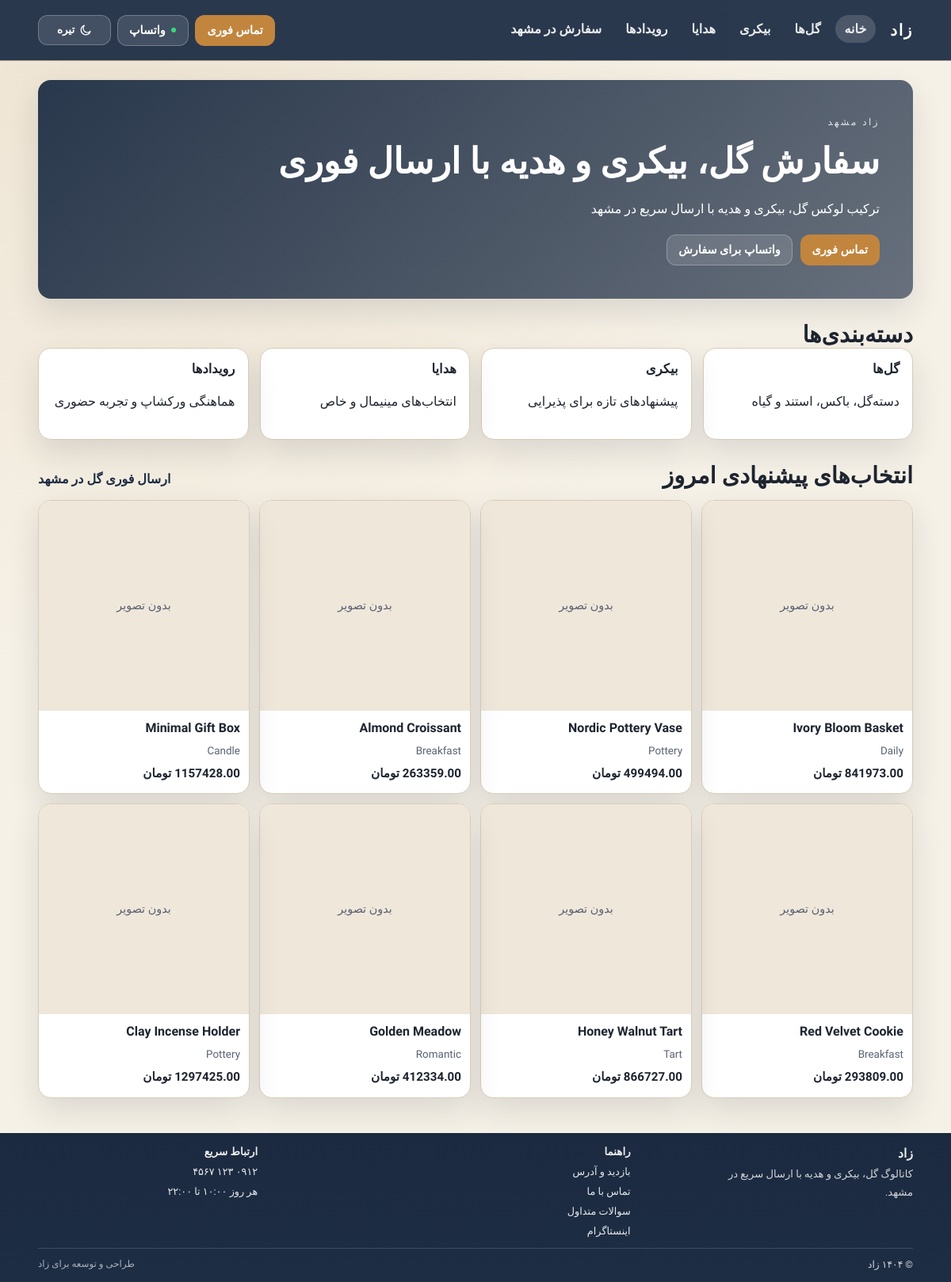
The page / on the database its author committed.
### main/models.py (models this page shows, shortened)
class TimeStampedModel(models.Model):
    created_at = models.DateTimeField(auto_now_add=True)
    updated_at = models.DateTimeField(auto_now=True)
    class Meta:
        abstract = True

class Product(TimeStampedModel):
    class StockStatus(models.TextChoices):
        IN_STOCK = "in_stock", "In stock"
        OUT_OF_STOCK = "out_of_stock", "Out of stock"
        PREORDER = "preorder", "Preorder"
    name = models.CharField(max_length=120)
    slug = models.SlugField(max_length=160, unique=True, blank=True)
    description = models.TextField(blank=True)
    price = models.DecimalField(max_digits=10, decimal_places=2, null=True, blank=True)
    cover_image = models.ImageField(upload_to="products/covers/", null=True, blank=True)
    category = models.ForeignKey(
        Category,
        on_delete=models.PROTECT,
        related_name="products",
        null=True,
        blank=True,
    )
    tags = models.ManyToManyField(Tag, related_name="products", blank=True)
    is_active = models.BooleanField(default=True)
    stock_status = models.CharField(
        max_length=20,
        choices=StockStatus.choices,
        default=StockStatus.IN_STOCK,
    )
    featured = models.BooleanField(default=False)
    sort_order = models.PositiveIntegerField(default=0)
    class Meta:
        ordering = ["sort_order", "-created_at"]
    def get_absolute_url(self):
        if hasattr(self, "flower"):
            return reverse("flower_detail", args=[self.pk, self.slug])
        return reverse("product_detail", args=[self.pk, self.slug])
    @property
    def cover(self):
        return self.cover_image

class Category(TimeStampedModel):
    class Section(models.TextChoices):
        FLOWERS = "flowers", "Flowers"
        BAKERY = "bakery", "Bakery"
        GIFTS = "gifts", "Gifts"
    name = models.CharField(max_length=100)
    slug = models.SlugField(max_length=120)
    section = models.CharField(max_length=20, choices=Section.choices)
    class Meta:
        ordering = ["section", "name"]
        constraints = [
            models.UniqueConstraint(fields=["section", "slug"], name="uniq_category_section_slug"),
        ]

### main/views.py (the view)
# urls.py: path("", views.index, name="index"),
def index(request):
    legacy_section = (request.GET.get("section") or "").lower()
    if legacy_section in SECTION_CONTENT:
        return redirect(legacy_section)
    featured_today = list(
        Product.objects.filter(is_active=True)
        .select_related("category")
        .order_by("-featured", "sort_order", "-created_at")[:8]
    )
    context = _default_context(
        request,
        page_type="home",
        active_nav="home",
        meta_title="زاد | سفارش گل، بیکری و هدیه در مشهد",
        meta_description="زاد کانسپت‌استور مشهد برای سفارش گل، بیکری، هدیه و هماهنگی رویداد با ارسال فوری.",
        faq_items=HOME_FAQ,
    )
    context.update(
        {
            "featured_today": featured_today,
            "sections": SECTION_CONTENT,
            "hero_call_text": "تماس فوری",
            "hero_whatsapp_text": "واتساپ برای سفارش",
            "home_subtitle": "ترکیب لوکس گل، بیکری و هدیه با ارسال سریع در مشهد",
        }
    )
    return render(request, "index.html", context)

### main/views.py (called while the page is built)
def _jsonld(data):
    return json.dumps(data, ensure_ascii=False)

def _faq_jsonld(faq_items):
    return {
        "@context": "https://schema.org",
        "@type": "FAQPage",
        "mainEntity": [
            {
                "@type": "Question",
                "name": item["question"],
                "acceptedAnswer": {"@type": "Answer", "text": item["answer"]},
            }
            for item in faq_items
        ],
    }

def _default_context(
    request,
    *,
    page_type,
    active_nav,
    meta_title,
    meta_description,
    breadcrumbs=None,
    faq_items=None,
    item_id=None,
):
    context = {
        "page_type": page_type,
        "active_nav": active_nav,
        "meta_title": meta_title,
        "meta_description": meta_description,
        "canonical_url": request.build_absolute_uri(request.path),
        "item_id": item_id,
        "extra_jsonld": [],
    }
    if breadcrumbs:
        context["breadcrumbs"] = breadcrumbs
        context["breadcrumbs_jsonld"] = _jsonld(_breadcrumbs_jsonld(request, breadcrumbs))
    if faq_items:
        context["faq_items"] = faq_items
        context["faq_jsonld"] = _jsonld(_faq_jsonld(faq_items))
    return context

### main/templates/index.html
{% extends "base.html" %}
{% block body_class %}page-home{% endblock %}
{% block content %}
<section class="hero container">
  <p class="kicker">زاد مشهد</p>
  <h1>سفارش گل، بیکری و هدیه با ارسال فوری</h1>
  <p>{{ home_subtitle }}</p>
  <div class="cta-row">
    <a href="{{ site_call_href }}" class="btn btn-call" data-cta-position="hero">{{ hero_call_text }}</a>
    <a href="{{ site_whatsapp_href }}" class="btn btn-wa" data-cta-position="hero">{{ hero_whatsapp_text }}</a>
  </div>
</section>
<section class="container section-block">
  <h2>دسته‌بندی‌ها</h2>
  <div class="category-grid">
    <a href="{% url 'flowers' %}" class="category-card">
      <h3>گل‌ها</h3>
      <p>دسته‌گل، باکس، استند و گیاه</p>
    </a>
    <a href="{% url 'bakery' %}" class="category-card">
      <h3>بیکری</h3>
      <p>پیشنهادهای تازه برای پذیرایی</p>
    </a>
    <a href="{% url 'gifts' %}" class="category-card">
      <h3>هدایا</h3>
      <p>انتخاب‌های مینیمال و خاص</p>
    </a>
    <a href="{% url 'events' %}" class="category-card">
      <h3>رویدادها</h3>
      <p>هماهنگی ورکشاپ و تجربه حضوری</p>
    </a>
  </div>
</section>
<section class="container section-block">
  <div class="section-head">
    <h2>انتخاب‌های پیشنهادی امروز</h2>
    <a href="{% url 'mashhad_flower_delivery' %}" class="text-link">ارسال فوری گل در مشهد</a>
  </div>
  {% include "partials/product_grid.html" with products=featured_today %}
</section>
{% endblock %}

### main/templates/partials/product_grid.html
<div class="zaad-grid">
  {% for product in products %}
    <article class="zaad-tile">
      <a href="{{ product.get_absolute_url }}" class="zaad-tile__link">
        <div class="zaad-tile__media">
          {% if product.cover %}
            <img class="zaad-tile__img" src="{{ product.cover.url }}" alt="{{ product.name }} &#1576;&#1585;&#1575;&#1740; &#1587;&#1601;&#1575;&#1585;&#1588;" loading="lazy" width="480" height="480">
          {% else %}
            <div class="placeholder zaad-tile__placeholder">&#1576;&#1583;&#1608;&#1606; &#1578;&#1589;&#1608;&#1740;&#1585;</div>
          {% endif %}
        </div>
        <div class="zaad-tile__body">
          <h3 class="zaad-tile__title">{{ product.name }}</h3>
          <p class="zaad-tile__meta">
            {% if product.category %}{{ product.category.name }}{% else %}&#1605;&#1581;&#1589;&#1608;&#1604; &#1608;&#1740;&#1688;&#1607;{% endif %}
          </p>
          {% if product.price %}
            <strong class="zaad-tile__price">{{ product.price }} &#1578;&#1608;&#1605;&#1575;&#1606;</strong>
          {% else %}
            <strong class="zaad-tile__price">&#1575;&#1587;&#1578;&#1593;&#1604;&#1575;&#1605; &#1602;&#1740;&#1605;&#1578;</strong>
          {% endif %}
        </div>
      </a>
    </article>
  {% empty %}
    <div class="empty-box">&#1570;&#1740;&#1578;&#1605;&#1740; &#1576;&#1585;&#1575;&#1740; &#1606;&#1605;&#1575;&#1740;&#1588; &#1579;&#1576;&#1578; &#1606;&#1588;&#1583;&#1607; &#1575;&#1587;&#1578;.</div>
  {% endfor %}
</div>

### main/static/main/css/site.css (style rules this page uses)
:root { --bg: #f6f1e7; --bg-glow: #ede3d1; --sticky-bg: rgba(246, 241, 231, 0.96); --paper: #ffffff; --soft: #efe7da; --text: #1e2430; --muted: #596273; --line: #d8ccb7; --brand: #1d2d44; --accent: #c2853e; --shadow: 0 16px 38px rgba(26, 34, 46, 0.12); --radius: 16px; }
html { background: var(--brand); }
html[data-theme="light"] { color-scheme: light; }
* { box-sizing: border-box; }
body { margin: 0; font-family: "Vazirmatn", sans-serif; background: radial-gradient(circle at 12% 0, var(--bg-glow), transparent 45%), var(--bg); color: var(--text); min-height: 100vh; }
.container { width: min(1160px, 92%); margin-inline: auto; }
.btn { display: inline-flex; align-items: center; justify-content: center; gap: 6px; border-radius: 12px; border: 1px solid transparent; text-decoration: none; padding: 10px 14px; font-weight: 800; font-size: 0.9rem; }
.btn-call { background: var(--accent); color: #fff; }
.btn-wa { background: rgba(255, 255, 255, 0.12); border-color: rgba(255, 255, 255, 0.26); color: #fff; }
.section-block { margin-top: 28px; }
.hero { margin-top: 24px; background: linear-gradient(135deg, rgba(29, 45, 68, 0.94), rgba(29, 45, 68, 0.66)); color: #fff; border-radius: var(--radius); padding: clamp(24px, 4vw, 42px); box-shadow: var(--shadow); }
.kicker { margin: 0; letter-spacing: 0.2em; font-size: 0.75rem; opacity: 0.82; }
h1 { margin: 10px 0 0; font-size: clamp(1.7rem, 3.8vw, 2.8rem); font-weight: 900; line-height: 1.25; }
h2 { margin: 0; font-size: clamp(1.24rem, 2.8vw, 1.8rem); font-weight: 900; }
h3 { margin: 0; font-size: 1.03rem; font-weight: 800; }
p { line-height: 1.95; }
.cta-row { display: flex; flex-wrap: wrap; gap: 10px; margin-top: 14px; }
.section-head { display: flex; align-items: baseline; justify-content: space-between; gap: 12px; margin-bottom: 14px; }
.text-link { color: var(--brand); text-decoration: none; font-weight: 700; }
.category-grid, .subcategory-grid, .list-grid, .faq-grid, .zaad-grid { display: grid; gap: 14px; }
.category-grid { grid-template-columns: repeat(4, minmax(0, 1fr)); }
.category-card, .subcategory-card, .list-card, .faq-grid article, .zaad-tile, .lead-box, .item-media, .item-info, .empty-box { border: 1px solid var(--line); border-radius: var(--radius); background: var(--paper); box-shadow: var(--shadow); }
.category-card, .subcategory-card { text-decoration: none; color: var(--text); padding: 16px; }
.zaad-grid { grid-template-columns: repeat(2, minmax(0, 1fr)); gap: 12px; }
.zaad-tile { position: relative; overflow: hidden; }
.zaad-tile__link { display: flex; flex-direction: column; min-height: 100%; text-decoration: none; color: var(--text); }
.zaad-tile__media { position: relative; overflow: hidden; background: var(--soft); aspect-ratio: 1 / 1; }
.zaad-tile__placeholder { position: absolute; inset: 0; min-height: auto; padding: 10px; text-align: center; font-size: 0.9rem; }
.zaad-tile__body { display: grid; gap: 4px; align-content: start; padding: 10px 11px 12px; text-align: start; }
.zaad-tile__title { margin: 0; font-size: 1rem; line-height: 1.55; }
.zaad-tile__meta { margin: 0; color: var(--muted); font-size: 0.84rem; line-height: 1.75; }
.zaad-tile__price { margin-top: 1px; color: var(--text); font-size: 0.95rem; font-weight: 900; line-height: 1.65; }
.placeholder { min-height: 220px; display: grid; place-items: center; color: var(--muted); }
@media (min-width: 760px) { .zaad-grid { grid-template-columns: repeat(3, minmax(0, 1fr)); } }
@media (min-width: 1080px) { .zaad-grid { grid-template-columns: repeat(4, minmax(0, 1fr)); } }

### rows shown on the page
Product: cover_image "بدون تصویر", name "Ivory Bloom Basket", category.name "Daily"
Product: cover_image "بدون تصویر", name "Nordic Pottery Vase", category.name "Pottery"
Product: cover_image "بدون تصویر", name "Almond Croissant", category.name "Breakfast"
Product: cover_image "بدون تصویر", name "Minimal Gift Box", category.name "Candle", price "1157428.00"
Product: cover_image "بدون تصویر", name "Red Velvet Cookie", category.name "Breakfast"
Product: cover_image "بدون تصویر", name "Honey Walnut Tart", category.name "Tart"
Product: cover_image "بدون تصویر", name "Golden Meadow", category.name "Romantic"
Product: cover_image "بدون تصویر", name "Clay Incense Holder", category.name "Pottery", price "1297425.00"

### other values the page prints
{{ home_subtitle }} "ترکیب لوکس گل، بیکری و هدیه با ارسال سریع در مشهد"
{{ hero_call_text }} "تماس فوری"
{{ hero_whatsapp_text }} "واتساپ برای سفارش"
{{ site_phone_display }} "۰۹۱۲ ۱۲۳ ۴۵۶۷"
{{ site_opening_hours_text }} "هر روز ۱۰:۰۰ تا ۲۲:۰۰"
